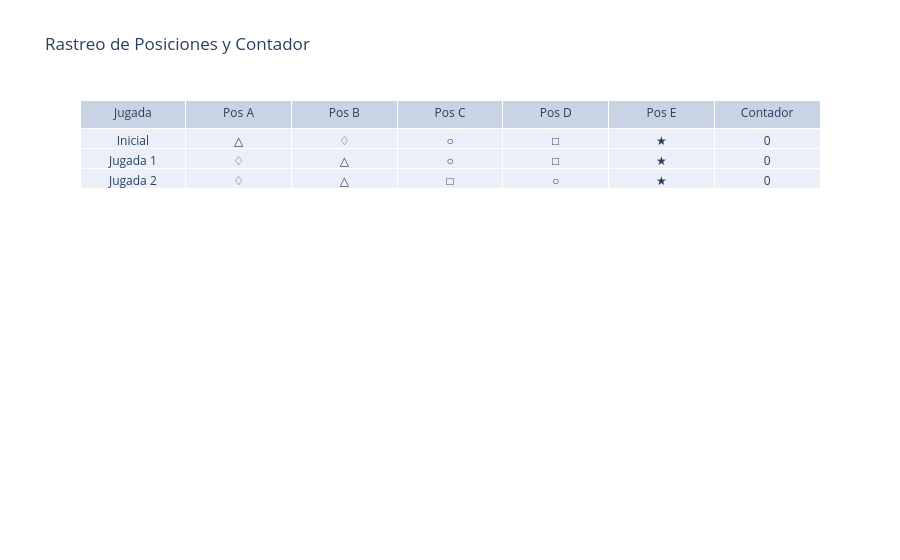

The notebook cell saved with this chart:
### Markdown cell above
```

### B. Seguimiento de Estados (Plotly)
Visualicemos cómo se movieron los símbolos y por qué la opción C es el "falso positivo".

### Code cell
import plotly.graph_objects as go

fig = go.Figure(data=[go.Table(
    header=dict(values=['Jugada', 'Pos A', 'Pos B', 'Pos C', 'Pos D', 'Pos E', 'Contador']),
    cells=dict(values=[
        ['Inicial', 'Jugada 1', 'Jugada 2'],
        ['△', '♢', '♢'],
        ['♢', '△', '△'],
        ['○', '○', '□'],
        ['□', '□', '○'],
        ['★', '★', '★'],
        [0, 0, 0]
    ]))
])
fig.update_layout(title="Rastreo de Posiciones y Contador")
fig.show()
fig.write_image(r"C:\Users\marco\Downloads\tabla_jugadas.png")

### Figure 1 — Plotly figure (JSON) as saved in the notebook; plotly's stock layout.template omitted (floating-point values rounded to 4 significant figures)
{"data": [{"cells": {"values": [["Inicial", "Jugada 1", "Jugada 2"], ["△", "♢", "♢"], ["♢", "△", "△"], ["○", "○", "□"], ["□", "□", "○"], ["★", "★", "★"], [0, 0, 0]]}, "header": {"values": ["Jugada", "Pos A", "Pos B", "Pos C", "Pos D", "Pos E", "Contador"]}, "type": "table"}], "layout": {"title": {"text": "Rastreo de Posiciones y Contador"}}}
